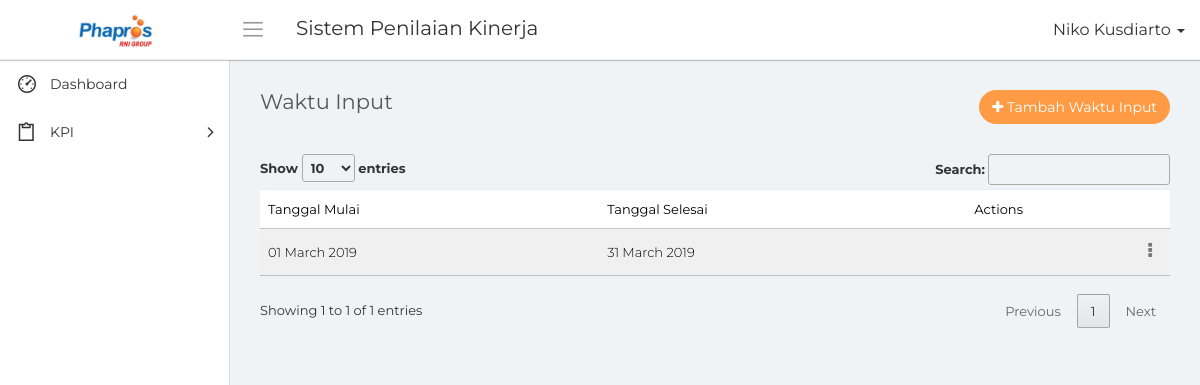
/waktu_input.php (signed in), run on the app's committed database.
### tables this page shows
CREATE TABLE `waktu_input` (
  `id_waktu_input` bigint(20) NOT NULL,
  `tanggal_awal_input` date NOT NULL,
  `tanggal_akhir_input` date NOT NULL,
  `tanggal_input` date NOT NULL
);

### conn/database.php (called while the page is built, shortened)
<?php
	class database{
		function __construct(){
			$this->connection = new mysqli('localhost', 'root', '','phapros_final');
		}
		function tampil_waktu_input(){
			$query = $this->connection->query("SELECT * FROM waktu_input");
			while($tampil = $query->fetch_array())
				$hasil[] = $tampil;
			return $hasil;
		}
		function tampil_akses(){
			$query = $this->connection->query("SELECT * FROM akses_menu");
			while($tampil = $query->fetch_array())
				$hasil[] = $tampil;
			return $hasil;
		}
	}
?>

### waktu_input.php (the view, shortened to what this page needs)
<?php
    include "conn/database.php";
    $db = new database();
    $nama = $_SESSION['nama'];
    $jabatan = $_SESSION['id_jabatan'];
?>
<!DOCTYPE html>
<html>
    <head>
        <link rel="stylesheet" type="text/css" href="assets/css/bootstrap.min.css">
        <link rel="stylesheet" type="text/css" href="assets/css/font-awesome.min.css">
        <link rel="stylesheet" type="text/css" href="assets/css/line-awesome.min.css">
        <link rel="stylesheet" type="text/css" href="https://cdn.datatables.net/1.10.19/css/jquery.dataTables.css">
		<link rel="stylesheet" type="text/css" href="assets/css/select2.min.css">
		<link rel="stylesheet" type="text/css" href="assets/css/bootstrap-datetimepicker.min.css">
        <link rel="stylesheet" type="text/css" href="assets/css/style.css">
    </head>
    <body>
        <div class="main-wrapper">
            <div class="header">
				<div class="header-left">
                    <a href="index.php" class="logo">
						<img src="assets/img/logo-phapros.jpg" width="75" height="" alt="">
					</a>
                </div>
				<a id="toggle_btn" href="javascript:void(0);"><i class="la la-bars"></i></a>
                <div class="page-title-box pull-left">
					<h3>Sistem Penilaian Kinerja</h3>
                </div>
				<ul class="nav navbar-nav navbar-right user-menu pull-right">
					<li class="dropdown">
						<a href="" class="dropdown-toggle user-link" data-toggle="dropdown" title="Admin">
							<span>
                                <?php echo $nama; ?>
                            </span>
							<i class="caret"></i>
						</a>
					</li>
				</ul>
            </div>
            <div class="sidebar" id="sidebar">
                <div class="sidebar-inner slimscroll">
					<div id="sidebar-menu" class="sidebar-menu">
						<ul>
							<li>
								<a href="index.php"><i class="la la-dashboard"></i> <span>Dashboard</span></a>
							</li>
                            <?php
                                foreach($db->tampil_akses() as $tampil)
                                {
                                    if($tampil['id_jabatan'] == $jabatan)
                                    {
                                        $m1 = $tampil['menu1'];
                                        $m2 = $tampil['menu2'];
                                        $m3 = $tampil['menu3'];
                                        $m4 = $tampil['menu4'];
                                        $m5 = $tampil['menu5'];
                                        $m6 = $tampil['menu6'];
                                        $m7 = $tampil['menu7'];
                                    }
                                }
                            ?>
                            <li class="submenu">
								<a href="#"><i class="la la-clipboard"></i> <span> KPI</span> <span class="menu-arrow"></span></a>
							</li>
						</ul>
					</div>
                </div>
            </div>
            <div class="page-wrapper">
                <div class="content container-fluid">
					<div class="row">
						<div class="col-xs-8">
							<h4 class="page-title">Waktu Input</h4>
						</div>
						<div class="col-xs-4 text-right m-b-30">
							<a href="#" class="btn btn-primary rounded pull-right" data-toggle="modal" data-target="#add_ticket"><i class="fa fa-plus"></i> Tambah Waktu Input</a>
						</div>
					</div>
					<div class="row">
						<div class="col-md-12">
							<div class="table-responsive">
								<table class="table table-striped custom-table m-b-0 display" id="tabel">
									<thead>
										<tr>
											<th>Tanggal Mulai</th>
                                            <th>Tanggal Selesai</th>
											<th class="text-right">Actions</th>
										</tr>
									</thead>
									<tbody>
                                    <?php
                                        foreach($db->tampil_waktu_input() as $data)
                                        {
                                    ?>
                                            <tr>
                                                <td><?php echo date('d F Y', strtotime($data['tanggal_awal_input'])); ?></td>
                                                <td><?php echo date('d F Y', strtotime($data['tanggal_akhir_input'])); ?></td>
                                                <td class="text-right">
                                                    <div class="dropdown">
                                                        <a href="#" class="action-icon dropdown-toggle" data-toggle="dropdown" aria-expanded="false"><i class="fa fa-ellipsis-v"></i></a>
                                                    </div>
                                                </td>
                                            </tr>
                                    <?php
                                        }
                                    ?>
									</tbody>
								</table>
							</div>
						</div>
					</div>
                </div>
            </div>
        </div>
    </body>
</html>

### data on the page
waktu_input: tanggal_awal_input "01 March 2019", tanggal_akhir_input "31 March 2019"

### other printed values
$nama "Niko Kusdiarto"
